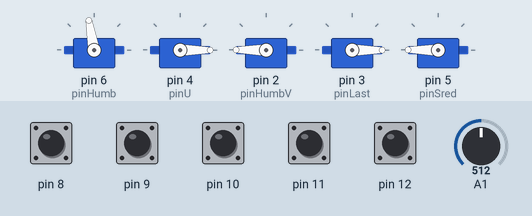
Simulated run of this sketch. Board: Arduino Uno, built with avr-gcc and run on an emulated ATmega328P. Parts: 5 × servo. The test bench sets the inputs (shaded band); at power-on: pin 8–12 HIGH, A1 = 512.

Above: at 4.2 s.
4.3 s: pin 8 pulled LOW for 0.15 s
At 5.3 s:
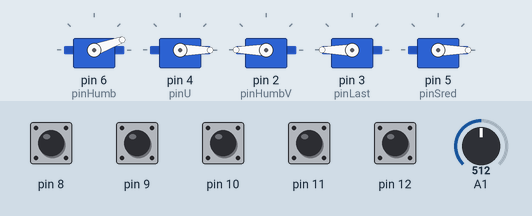
5.9 s: pin 9 pulled LOW for 0.15 s
At 6.5 s:
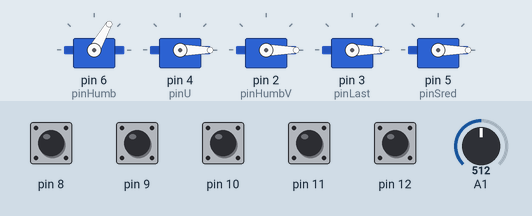
7.5 s: pin 10 pulled LOW for 0.15 s
At 8.7 s:
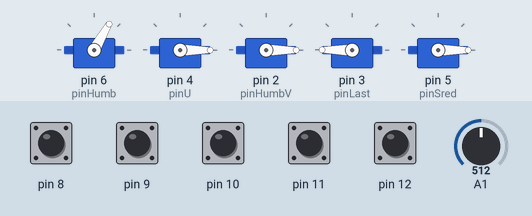
9.1 s: pin 11 pulled LOW for 0.15 s
At 10.1 s:
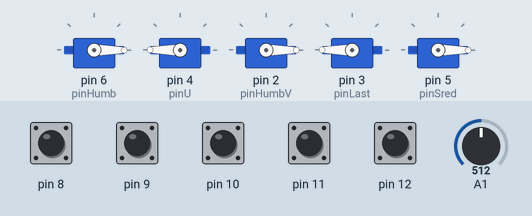
10.7 s: pin 10 pulled LOW for 1 s
At 11.3 s:
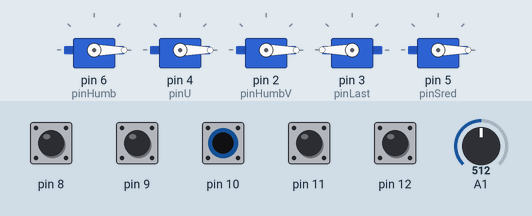
13.2 s: pin 8 pulled LOW for 1 s
At 14.4 s:
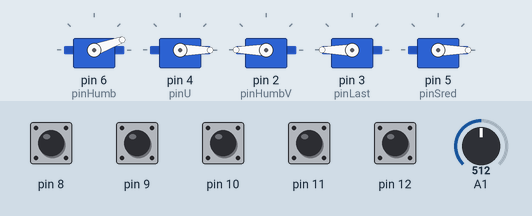
Timing chart, 0 to 16.2 s (numbered marks = the images above; inputs shaded):
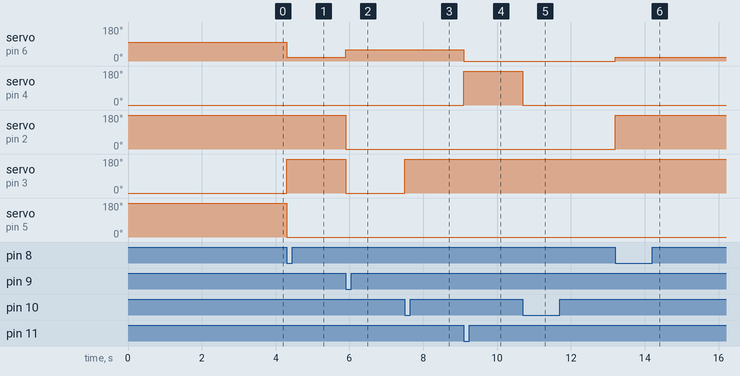

Measured:
- after the input at 4.3 s, servo on pin 6 (pinHumb): 100° → 20° at once; servo on pin 3 (pinLast): 0° → 180° at once; servo on pin 5 (pinSred): 180° → 0° at once
- after the input at 5.9 s, servo on pin 6 (pinHumb): 20° → 60° at once; servo on pin 2 (pinHumbV), servo on pin 3 (pinLast): 180° → 0° at once
- after the input at 7.5 s, servo on pin 3 (pinLast): 0° → 180° at once
- after the input at 9.1 s, servo on pin 6 (pinHumb): 60° → 0° at once; servo on pin 4 (pinU): 0° → 180° at once
- after the input at 10.7 s, servo on pin 4 (pinU): 180° → 0° at once
- after the input at 13.2 s, servo on pin 6 (pinHumb): 0° → 20° at once; servo on pin 2 (pinHumbV): 0° → 180° at once

The sketch:

main.ino
```cpp
#include <Servo.h>

#define led 8
#define pinHumb 6
#define pinU 4
#define pinHumbV 2
#define pinLast 3
#define pinSred 5

Servo humb;
Servo uk;
Servo humbV;
Servo last;
Servo sred;

void setup() {
  pinMode(A0, INPUT);
  pinMode(A1, INPUT);
  pinMode(12, INPUT_PULLUP);
  pinMode(11, INPUT_PULLUP);
  pinMode(10, INPUT_PULLUP);
  pinMode(9, INPUT_PULLUP);
  pinMode(8, INPUT_PULLUP);

  Serial.begin(115200);
  humb.attach(pinHumb);
  uk.attach(pinU);
  humbV.attach(pinHumbV);
  last.attach(pinLast);
  sred.attach(pinSred);

  nul();
  delay(3000);
}

void kul(){
  humb.write(0); // Машинка на большой
  uk.write(180); // Средний
  humbV.write(0); // Указательный
  last.write(180); // Последние
  sred.write(0); // Большой
  }

void nul(){
  humb.write(100); // Машинка на большой
  uk.write(0); // Cредний
  humbV.write(180); // Указательный
  last.write(0); // Последние
  sred.write(180); // Большой
  }

void ok(){
  humb.write(60); // Машинка на большой
  uk.write(0); // Средний
  humbV.write(0); // Указательный
  last.write(0); // Последние
  sred.write(0); // Большой
  }

void victory(){
  humb.write(20); // Машинка на большой
  uk.write(0); // Средний
  humbV.write(180); // Указательный
  last.write(180); // Последние
  sred.write(0); // Большой
  }

void f(){
  uk.write(0); // Большой
  humbV.write(0); // Указательный
  last.write(180); // Последние
  sred.write(0); //
  }

int data[7];
int i_data = 0;
int sum = 0;

void loop() {
  //int vall = 0;
  //int value = analogRead(0);
  //Serial.println(value);
  int vall = map(analogRead(1), 0, 1023,0,180);
  //Serial.println(vall);

  int btn1 = digitalRead(12);
  int btn2 = digitalRead(11);
  int btn3 = digitalRead(9);
  int btn4 = digitalRead(8  );
  int btn5 = digitalRead(10);

  if ((btn1 && btn2 && btn3 && btn4 && btn5 && false)){
    int n = 10;
    int value = analogRead(0);
    //Serial.println(value);

    data[i_data] = value;
    if(i_data <= n){
      sum += value;
      i_data++;

      if(i_data == n){
        Serial.println(sum/i_data);
      //Serial.println(sum);
    }

    if(i_data == n){
      if(sum/i_data > vall)
         kul();
      else
         nul();
    }
    }
    else{
      sum = 0;
      i_data = 0;
    }

    delay(100);
  }
  else{
      if(btn1 == 0) nul();
      if(btn2 == 0) kul();
      if(btn3 == 0) ok();
      if(btn4 == 0) victory();
      if(btn5 == 0) f();
    }
}
```
